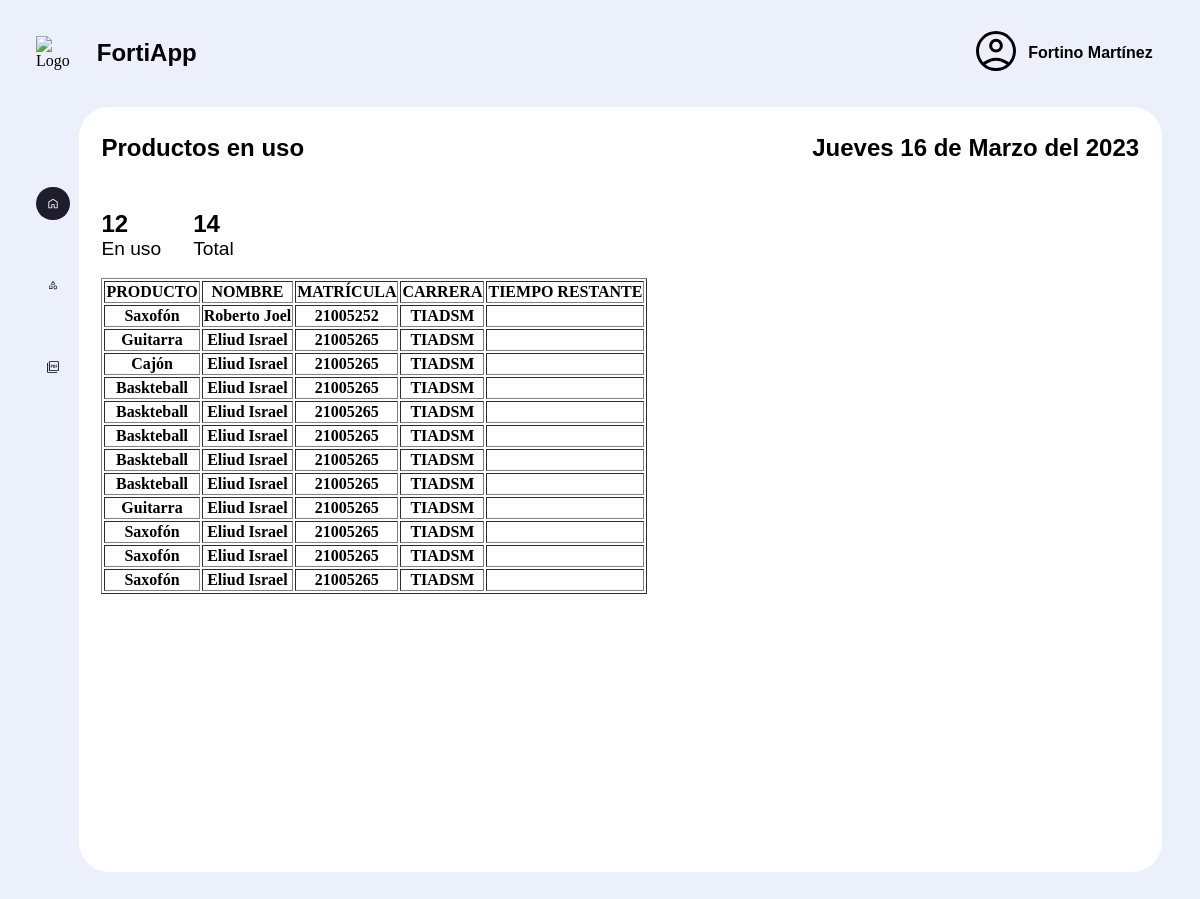
The app's page /admin/index.php with its own data.
### tables this page shows
CREATE TABLE `tbl_productos` (
  `ID_producto` int(11) NOT NULL,
  `nombre` varchar(100) DEFAULT NULL,
  `img` varchar(255) NOT NULL,
  `ID_cat` int(11) DEFAULT NULL,
  `cantidad` bigint(20) DEFAULT NULL
);

CREATE TABLE `tbl_usuario` (
  `matricula` bigint(20) NOT NULL,
  `nombres` varchar(100) DEFAULT NULL,
  `ap_pat` varchar(100) DEFAULT NULL,
  `ap_mat` varchar(100) DEFAULT NULL,
  `carrera` bigint(20) DEFAULT NULL,
  `telefono` bigint(20) DEFAULT NULL,
  `contraseÃ±a` varchar(255) DEFAULT NULL,
  `curp` varchar(100) NOT NULL,
  `cuatrimestre` bigint(20) NOT NULL,
  `token` varchar(255) NOT NULL
);

CREATE TABLE `tbl_carrera` (
  `ID_carrera` bigint(20) NOT NULL,
  `nombre` varchar(125) DEFAULT NULL
);

### admin/database/bd.php (called while the page is built)
<?php
class BD_PDO
{
	function Ejecutar_Instruccion($instruccion_sql)
	{
		$host = "localhost";
		$usr  = "root";
		$pwd  = "";
		$db   = "forti_app";
		try {
				$conexion = new PDO("mysql:host=$host;dbname=$db;",$usr,$pwd);
			}
		catch(PDOException $e)
			{
		      echo "Failed to get DB handle: " . $e->getMessage();
		      exit;
		    }
		 $query=$conexion->prepare($instruccion_sql);
		if(!$query)
		{
			return "Error al mostrar";
		}
		else
		{
			$query->execute();
			while ($result = $query->fetch())
			    {
			        $rows[] = $result;
			    }
		}
		return $rows;
	}
}

### admin/index.php (the view, shortened to what this page needs)
<?php
    $diassemana = array("Domingo","Lunes","Martes","Miercoles","Jueves","Viernes","Sábado");
    $meses = array("Enero","Febrero","Marzo","Abril","Mayo","Junio","Julio","Agosto","Septiembre","Octubre","Noviembre","Diciembre");
?>
<?php
    require 'database/bd.php';
    $obj = new BD_PDO();
    $productos_usados_cont = $obj->Ejecutar_Instruccion("select count(*) total from tbl_detalle where activo = 1");
    $productos_usados = $obj->Ejecutar_Instruccion("select * from tbl_detalle where activo = 1");
    $total_productos = $obj->Ejecutar_Instruccion("select count(*) total from tbl_productos");
    $result = $obj->Ejecutar_Instruccion("select nombres, apellidoP from tbl_admin LIMIT 1");
    $result_tabla = $obj->Ejecutar_Instruccion("SELECT tbl_productos.nombre, nombres, matricula,tbl_carrera.nombre from tbl_productos INNER JOIN tbl_detalle ON tbl_productos.ID_producto=tbl_detalle.id_producto INNER JOIN tbl_usuario ON tbl_detalle.id_usuario=tbl_usuario.matricula INNER JOIN tbl_carrera ON tbl_usuario.carrera=tbl_carrera.ID_carrera");
?>
<!DOCTYPE html>
<html lang="en">
<head>
    <link rel="stylesheet" href="css/styles.css">
</head>
<body>
    <header class="header">
        <div class="header-left">
            <div class="logo"><img src="img/logo.svg" alt="Logo"></div>
            <div class="title">FortiApp</div>
        </div>
        <div class="header-right">
        <div class="user"><img src="img/user.svg" alt="Foto de Usuario"></div>
        <div class="username"><?php echo $result[0]['nombres'] . ' ' . $result[0]['apellidoP']; ?></div>
        </div>
    </header>
    <aside class="aside-left">
        <a href="index.php" class="home-active"><img src="img/home.svg" alt="Icono Inicio"></a>
        <div class="dropdown">
            <button class="prod"><img src="img/products.svg" alt="Productos"></button>
        </div>
        <a href="actions/pdf.php" class="pdf"><img src="img/pdf.svg" alt="PDF"></a>
    </aside>
    <main class="main">
        <div class="main-top">
            <div>Productos en uso</div>
            <div><?php echo $diassemana[date('w')]." ".date('d')." de ".$meses[date('n')-1]. " del ".date('Y');?></div>
        </div>
        <div class="products-status">
            <div class="item-status">
                <span class="status-number"><?php echo $productos_usados_cont[0][0]; ?></span>
                <span class="status-type">En uso</span>
            </div>
            <div class="item-status">
                <span class="status-number"><?php echo $total_productos[0][0] ?></span>
                <span class="status-type">Total</span>
            </div>
        </div>
        <br>
        <table border="1">
                <tr>
                    <th>PRODUCTO</th>
                    <th>NOMBRE</th>
                    <th>MATRÍCULA</th>
                    <th>CARRERA</th>
                    <th>TIEMPO RESTANTE</th>
                </tr>
                <?php
                foreach($result_tabla as $productos){ ?>
                <tr>
                    <th><?php echo $productos[0]?></th>
                    <th><?php echo $productos[1]?></th>
                    <th><?php echo $productos[2]?></th>
                    <th><?php echo $productos[3]?></th>
                    <th></th>
                </tr>
                <?php } ?>
            </table>
    </main>
</body>
</html>

### admin/css/styles.css (style rules this page uses)
body { background-color: #ebf0fa; display: flex; flex-wrap: wrap; margin: 0 3% 0 3%; }
.header { width: 100%; display: flex; flex-wrap: wrap; margin: 1em 0 1em 0; padding: 1% 1% 1% 0; text-align: center; justify-content: space-between; }
.header-left { display: flex; align-items: center; }
.logo { height: auto; width: auto; float: left; }
.title { font-family: sans-serif; font-size: 1.5em; font-weight: bold; display: flex; flex-wrap: wrap; margin: 0 0 0 18%; }
.header-right { display: flex; align-items: center; }
.user { height: auto; width: auto; float: left; }
.username { font-family: sans-serif; font-size: 1em; font-weight: bold; display: flex; flex-wrap: wrap; margin: 0 0 0 .5em; }
.main { margin: 0 0 0 .8%; height: 45em; width: 92%; border-radius: 30px; background-color: #FFF; padding: 2%; }
.aside-left { height: 50em; width: 3%; float: left; display: flex; flex-direction: column; }
.home-active { height: auto; width: auto; display: flex; flex-wrap: wrap; justify-content: center; border-radius: 50%; margin: 5em 0 3em 0; background-color: #1f1c2e; padding: 10px; }
.home-active>img { filter: invert(100%); width: 100%; height: 100%; }
.pdf { height: auto; width: auto; display: flex; margin: 3em 0 0 0; flex-wrap: wrap; justify-content: center; border-radius: 50%; border-color: transparent; background-color: transparent; padding: 10px; }
.pdf>img { width: 100%; height: 100%; }
.main-top { width: 100%; display: flex; flex-wrap: wrap; margin: 0 0 0 0; padding: .5% 0 0 0; justify-content: space-between; font-size: 1.5em; font-weight: bold; font-family: sans-serif; }
.products-status { width: 100%; display: flex; flex-wrap: wrap; margin: 3em 0 0 0; font-family: sans-serif; }
.item-status { display: flex; flex-direction: column; align-items: start; margin: 0 2em 0 0; }
.item-status>span.status-number { font-size: 1.5em; font-weight: bold; }
.item-status>span.status-type { font-size: 1.2em; font-weight: lighter; }
.dropdown { display: inline-block; position: relative; height: auto; width: auto; }
.prod { height: auto; width: auto; display: flex; margin: 0 0 0 0; flex-wrap: wrap; justify-content: center; border-radius: 50%; background-color: #1f1c2e; padding: 10px; }
.prod { height: auto; width: auto; display: flex; margin: 0 0 0 0; flex-wrap: wrap; justify-content: center; border-radius: 50%; border-color: transparent; background-color: transparent; padding: 10px; }
.prod>img { width: 100%; height: 100%; }

### records on screen
tbl_productos: nombre "Saxofón", tbl_usuario.nombres "Roberto Joel", tbl_usuario.matricula "21005252", tbl_carrera.nombre "TIADSM", tbl_usuario.nombres "Eliud Israel", tbl_usuario.matricula "21005265"
tbl_productos: nombre "Guitarra", tbl_usuario.nombres "Eliud Israel", tbl_usuario.matricula "21005265", tbl_carrera.nombre "TIADSM"
tbl_productos: nombre "Cajón", tbl_usuario.nombres "Eliud Israel", tbl_usuario.matricula "21005265", tbl_carrera.nombre "TIADSM"
tbl_productos: nombre "Baskteball", tbl_usuario.nombres "Eliud Israel", tbl_usuario.matricula "21005265", tbl_carrera.nombre "TIADSM"

### other values on screen
$result[0]['nombres'] "Fortino"
$result[0]['apellidoP'] "Martínez"
$productos_usados_cont[0][0] "12"
$total_productos[0][0] "14"
